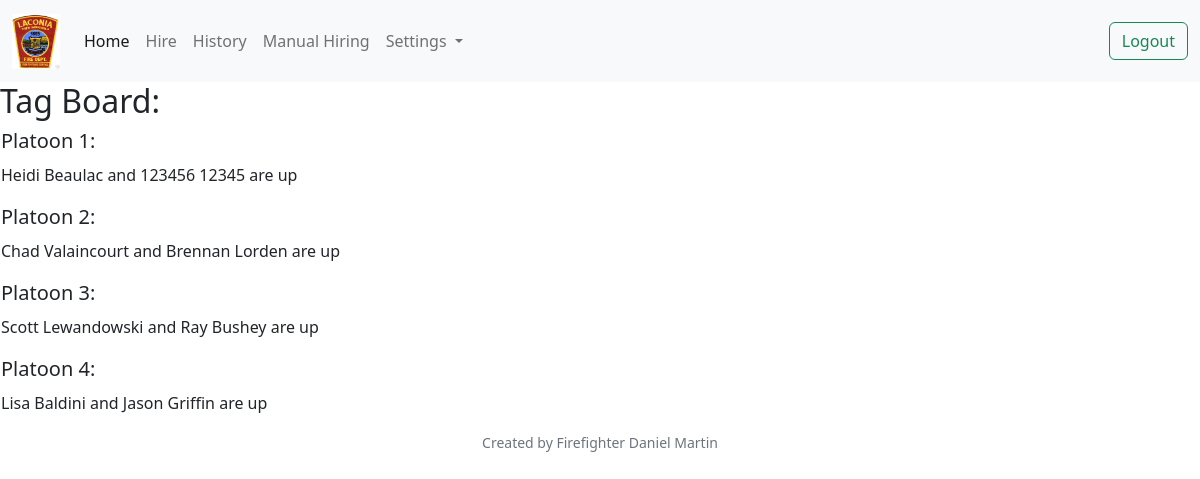
Before: / (signed in) with the older database file.
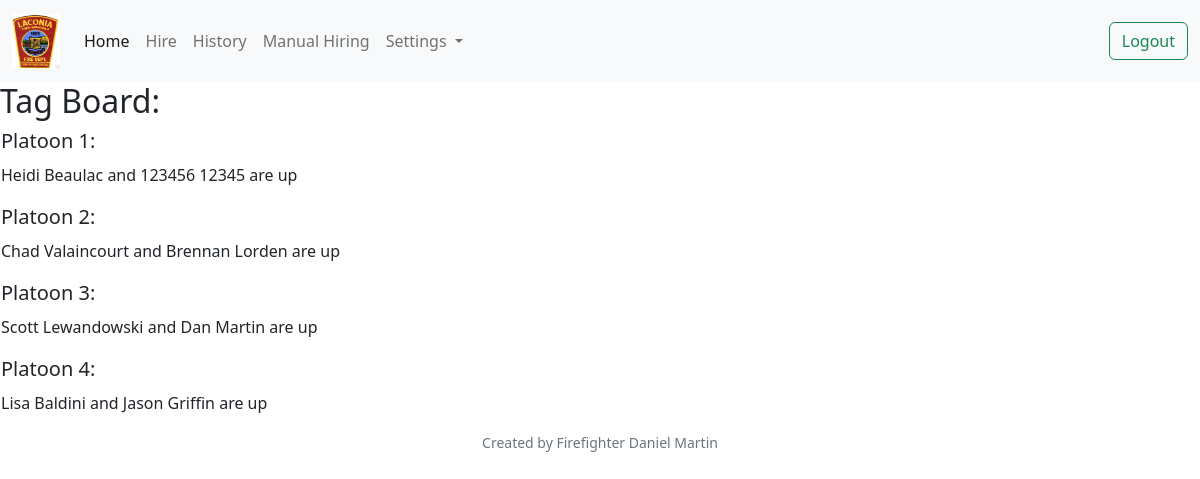
After: the same page with the newer database file.
### helpers.py (models this page shows)
class Base(MappedAsDataclass, DeclarativeBase):
    pass

class User (Base):
    __tablename__ = "users"
    id: Mapped[int] = mapped_column(primary_key=True, init=False)
    username: Mapped[str]
    first_name: Mapped[str]
    last_name: Mapped[str]
    hash: Mapped[str]
    rank: Mapped[str]
    platoon: Mapped[int]
    active: Mapped[int]
    elligible: Mapped[int]
    tag_flipped: Mapped[int]
    created_at: Mapped[datetime] = mapped_column(init=False, server_default=func.now())

### app.py (the view)
@app.route("/", methods=["GET", "POST"])
def index():
    if not session.get("user_id"):
        return redirect("/login")
    else:
        offs_up = []
        ffs_up = []
        for i in range(1, NUM_PLATOONS + 1):
            officers = []
            firefighters = []
            officer = db.execute(
                select(User.first_name, User.last_name, User.tag_flipped)
                .where(User.platoon == i)
                .where(User.rank != "firefighter")
            )
            officer = officer.mappings().all()
            officers.append(officer)
            off_up = find_next_up(officers[0])
            offs_up.append(off_up)
            firefighter = db.execute(
                select(User.first_name, User.last_name, User.tag_flipped)
                .where(User.platoon == i)
                .where(User.rank == "firefighter")
            )
            firefighter = firefighter.mappings().all()
            firefighters.append(firefighter)
            ff_up = find_next_up(firefighters[0])
            ffs_up.append(ff_up)
        return render_template("index.html", offs=offs_up, ffs=ffs_up)

### helpers.py (called while the page is built)
def find_next_up(tag_list):
    for person in tag_list:
        match person:
            case {'tag_flipped': tag_flipped} if tag_flipped != 1:
                index = tag_list.index(person)
                return(tag_list[index])
    for person in tag_list:
        person['tag_flipped'] = 0
    return(tag_list[0])

### templates/index.html (shortened to what this page needs)
{% extends "layout.html" %}
{% block main %}
    <h2>Tag Board:</h2>
    <table>
        <tr>
            <td>
                <h5>Platoon 1:</h5>
            </td>
        </tr>
        <tr>
            <td>
                <p>{{ offs[0]['first_name'] }} {{ offs[0]['last_name'] }} and {{ ffs[0]['first_name'] }} {{ ffs[0]['last_name'] }} are up</p>
            </td>
        </tr>
        <tr>
            <td>
                <h5>Platoon 2:</h5>
            </td>
        </tr>
        <tr>
            <td>
                <p>{{ offs[1]['first_name'] }} {{ offs[1]['last_name'] }} and {{ ffs[1]['first_name'] }} {{ ffs[1]['last_name'] }} are up</p>
            </td>
        </tr>
        <tr>
            <td>
                <h5>Platoon 3:</h5>
            </td>
        </tr>
        <tr>
            <td>
                <p>{{ offs[2]['first_name'] }} {{ offs[2]['last_name'] }} and {{ ffs[2]['first_name'] }} {{ ffs[2]['last_name'] }} are up</p>
            </td>
        </tr>
        <tr>
            <td>
                <h5>Platoon 4:</h5>
            </td>
        </tr>
        <tr>
            <td>
                <p>{{ offs[3]['first_name'] }} {{ offs[3]['last_name'] }} and {{ ffs[3]['first_name'] }} {{ ffs[3]['last_name'] }} are up</p>
            </td>
        </tr>
    </table>
{% endblock %}

Changed rows visible on the page:
no longer on this page (row edited): User: first_name "Ray", last_name "Bushey"
now on this page (row unchanged): User: first_name "Dan", last_name "Martin"
